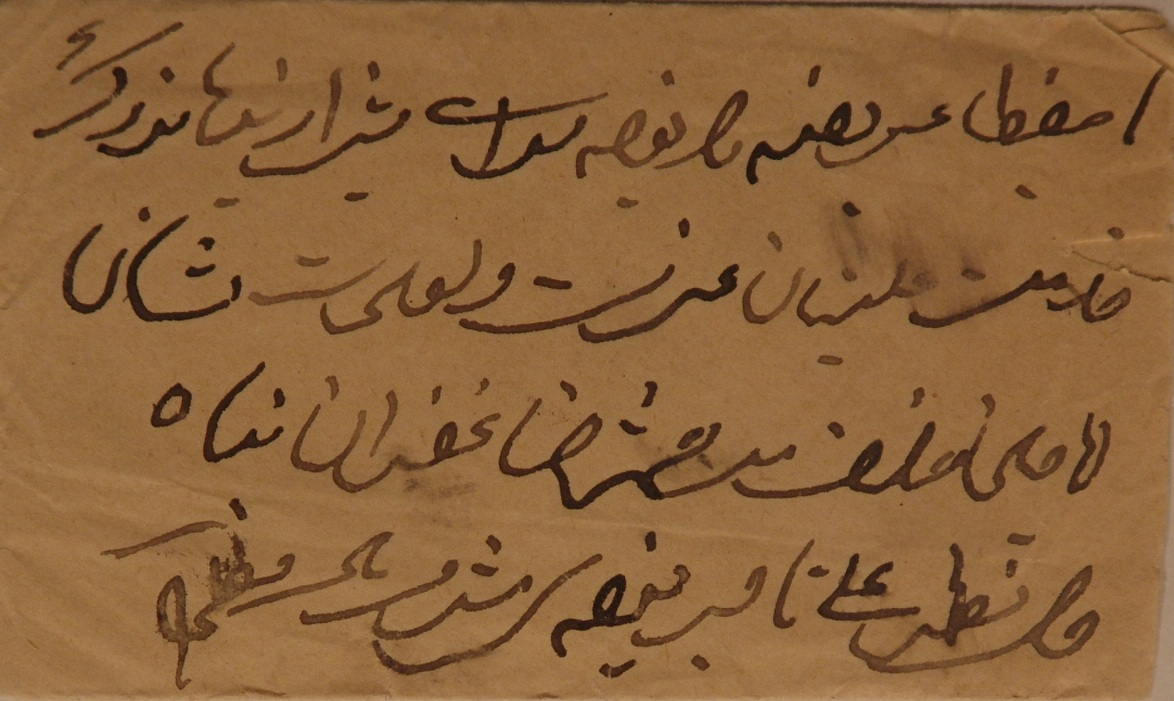
#> input picture image/PHIBD_2012_4.bmp, 1174 x 701 px, found by its file name; its folder holds only this picture in this run
$ python image_dwt_original.py
#> lines starting #> are read from the running program, lines starting #| are printed output that depends on the picture
import cv2
from cv2 import imshow
import numpy as np
import matplotlib.pyplot as plt
import glob
import os
from PIL import Image
import pywt

def main():
    image_dir = '../ThreeStageBinarization/image/'
    rename_dir = '../ThreeStageBinarization/select_image/(original_image)0_rename/'
    gray_dir = '../ThreeStageBinarization/select_image/(original_image)1_gray-image/'
    turn_img_to_gray(image_dir,rename_dir,gray_dir)
    split_3_colors = '../ThreeStageBinarization/select_image/(original_image)2_split_3_colors/'
    image_split_3_colors(image_dir,split_3_colors)
    DWT_4_image_dir = '../ThreeStageBinarization/select_image/(original_image)3_DWT_4_image/'
    resize_LL_image_dir = '../ThreeStageBinarization/select_image/(original_image)4_big_LL_image/'
    LL_normalized_dir = '../ThreeStageBinarization/select_image/(original_image)5_LL_normalized/'
    split_merge_DWT_0001(image_dir,DWT_4_image_dir,resize_LL_image_dir,LL_normalized_dir)

def turn_img_to_gray(input_image_dir,input_rename_dir,input_gray_dir):
    # os.makedirs(input_image_dir, exist_ok=True)
#> called with input_image_dir = '../ThreeStageBinarization/image/'
    os.makedirs(input_rename_dir, exist_ok=True)
    os.makedirs(input_gray_dir, exist_ok=True)
    image_pathes = os.listdir(input_image_dir)

    i = 0
    for image_path in image_pathes:
        image_name = image_path.split('.')[0]
        image_Filename_Extension = image_path.split('.')[1]
        image = cv2.imread(os.path.join(input_image_dir,image_path))
#> image is the input picture: shape (701, 1174, 3); mean B, G, R 59.2, 99.4, 139.5
        cv2.imwrite("%s%s.%s"%(input_rename_dir,i,image_Filename_Extension), image)
        i += 1
    rename_pthes = os.listdir(input_rename_dir)
    for rename_pth in rename_pthes:
        image_rename = rename_pth.split('.')[0]
        image_rename_Filename_Extension = rename_pth.split('.')[1]
        rename_image = cv2.imread(os.path.join(input_rename_dir,rename_pth))
        gray_image = cv2.cvtColor(rename_image, cv2.COLOR_BGR2GRAY)
        cv2.imwrite("%s%s.%s"%(input_gray_dir,image_rename,image_rename_Filename_Extension), gray_image)

def image_split_3_colors(input_image_dir,input_split_3_colors):
    os.makedirs(input_split_3_colors, exist_ok=True)
    imagepthSSS = os.listdir(input_image_dir)
    i = 0
    for imagepth in imagepthSSS:
        image_name = imagepth.split('.')[0]
        image_filename_Extension = imagepth.split('.')[1]
        rename_image = cv2.imread(os.path.join(input_image_dir,imagepth))
        RED_COLOR_img, GREEN_COLOR_img, BLUE_COLOR_img = split_RGBThreeChannel(rename_image,i)
        cv2.imwrite('%s%s_red.%s'%(input_split_3_colors,i,image_filename_Extension),RED_COLOR_img)
        cv2.imwrite('%s%s_green.%s'%(input_split_3_colors,i,image_filename_Extension),GREEN_COLOR_img)
        cv2.imwrite('%s%s_blue.%s'%(input_split_3_colors,i,image_filename_Extension),BLUE_COLOR_img)
        i += 1

def merge_RGBThreeChannel(R, G, B):
    img = cv2.merge([B, G, R])

    return img
def split_RGBThreeChannel(img,i):
#> called with i = 0
    (B, G, R) = cv2.split(img) # 3 channel
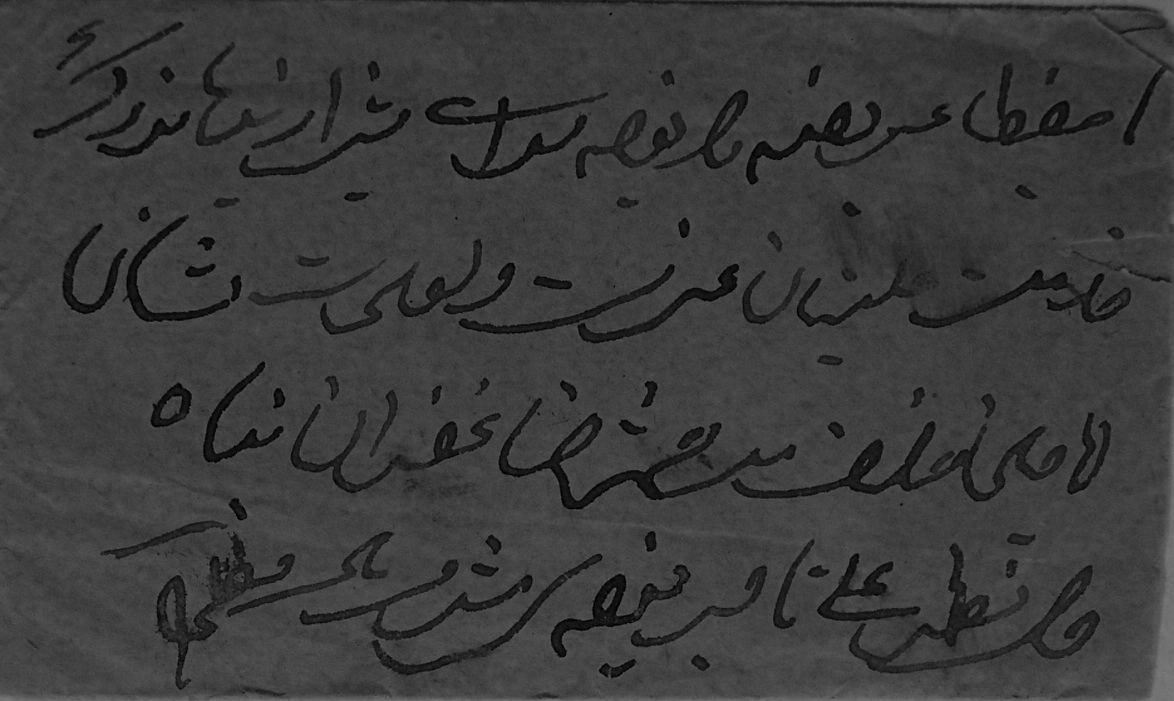
#> B: shape (701, 1174); min 0, max 123, mean 59.2
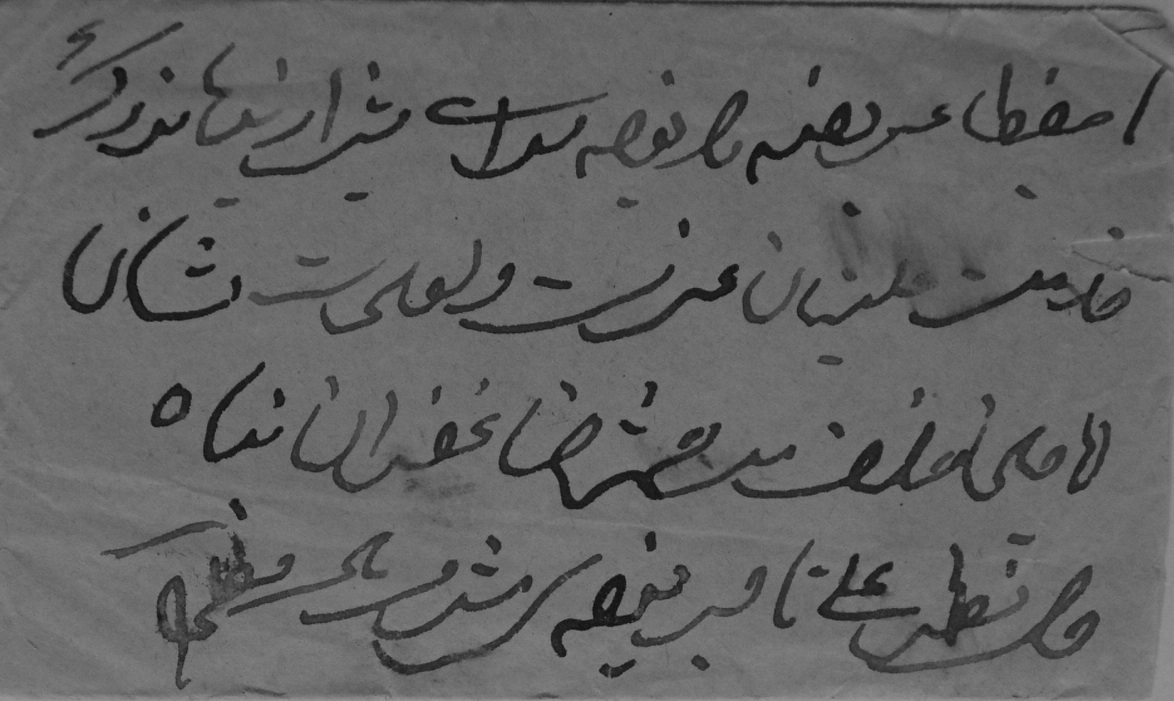
#> G: shape (701, 1174); min 12, max 153, mean 99.4
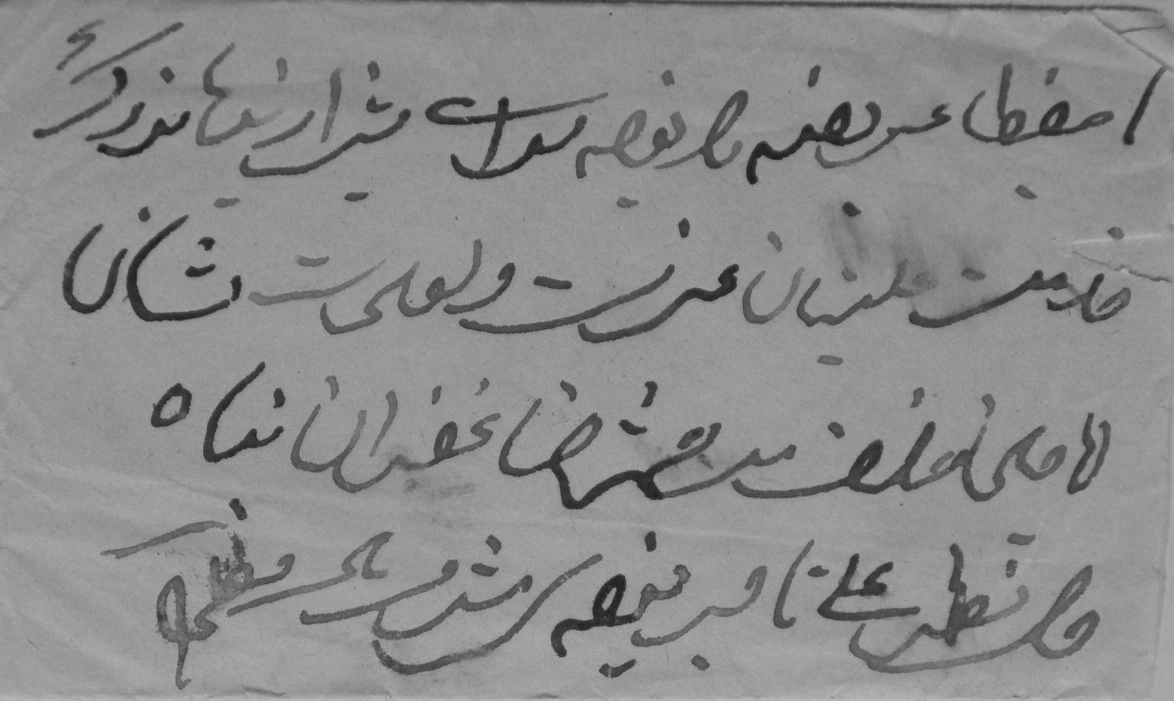
#> R: shape (701, 1174); min 24, max 188, mean 139.5

    # make all zeros channel
    zeros = np.zeros(img.shape[:2], dtype = np.uint8)

    print("R channel:%s image"%i)
    RED_COLOR = merge_RGBThreeChannel(R=R, G=zeros, B=zeros)

    print("G channel:%s image"%i)
    GREEN_COLOR = merge_RGBThreeChannel(R=zeros, G=G, B=zeros)
#> in merge_RGBThreeChannel (call 2), `img = cv2.merge([B, G, R])`:
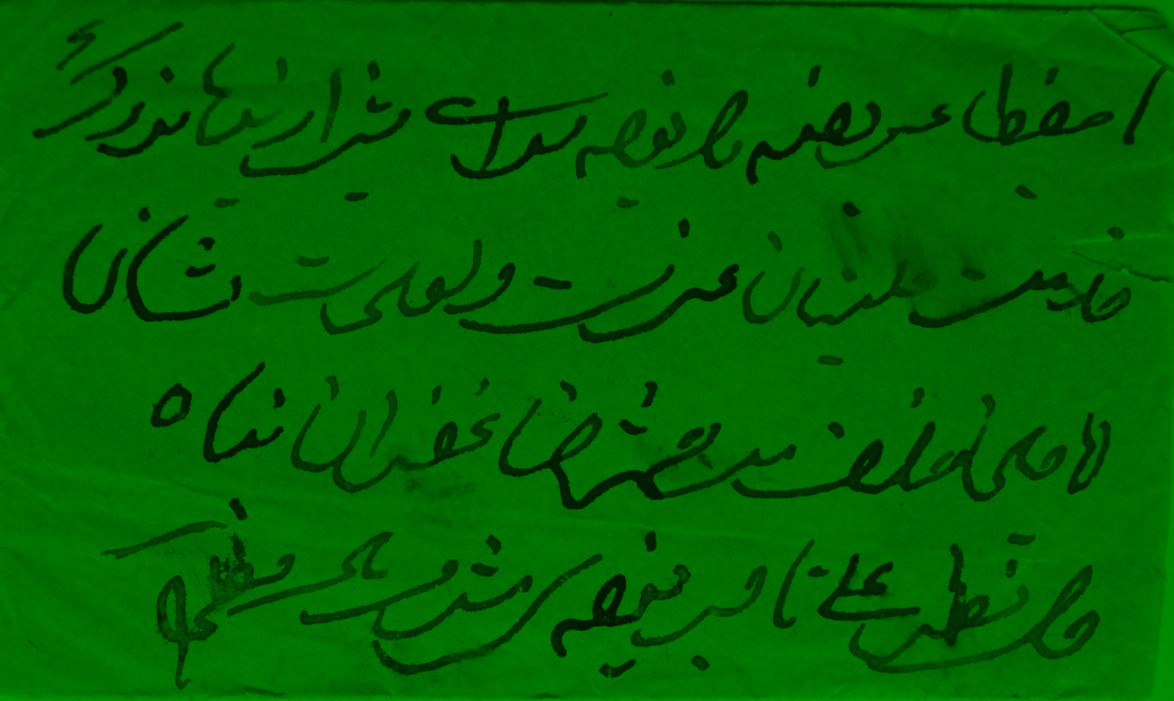
#> img: shape (701, 1174, 3); mean of channels 0, 1, 2 0, 99.4, 0; drawn as B, G, R

    print("B channel:%s image"%i)
    BLUE_COLOR = merge_RGBThreeChannel(R=zeros, G=zeros, B=B)
#> in merge_RGBThreeChannel (call 3), `img = cv2.merge([B, G, R])`:
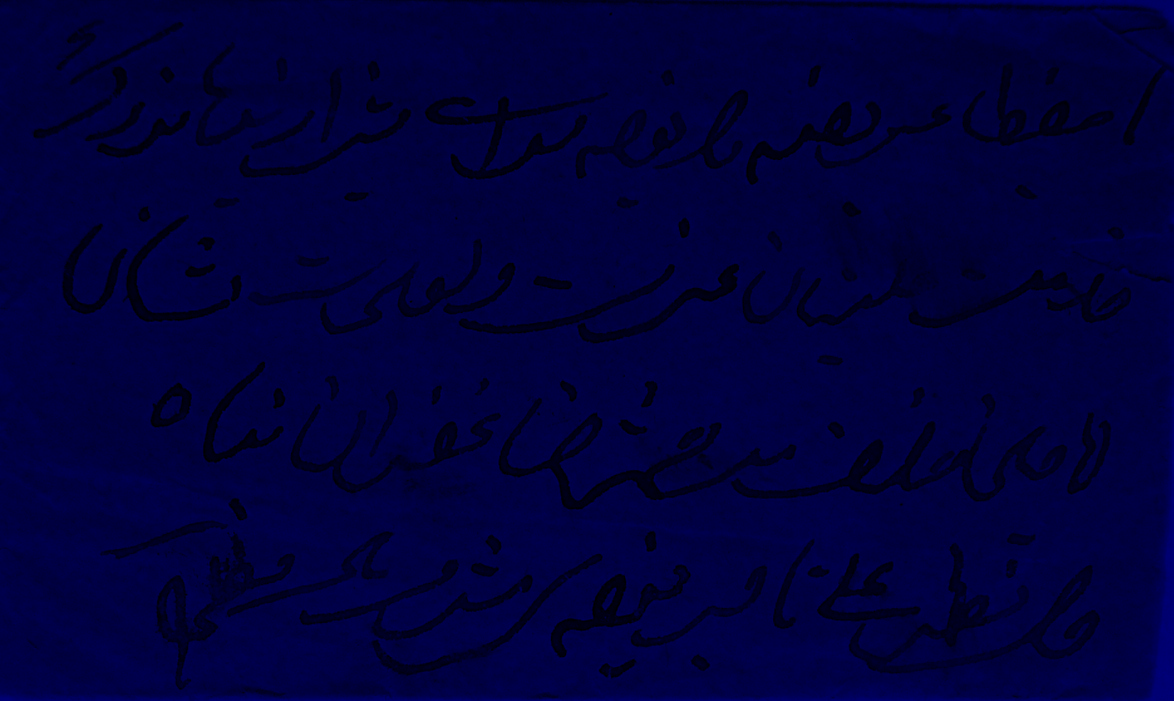
#> img: shape (701, 1174, 3); mean of channels 0, 1, 2 59.2, 0, 0; drawn as B, G, R

    return RED_COLOR, GREEN_COLOR, BLUE_COLOR

# [32 lines left out: functions split_merge_DWT, DWT_big_LL, not called in this run]

    # nr2, nc2 = DWT_4_image.
    # DWT_big_LL_image = np.zeros( [nr1])

def DWT_image_db1( img ):

	coeffs = pywt.dwt2( img, 'db1' )
	LL, (LH, HL, HH) = coeffs

	nr1, nc1 = LL.shape[:2]
	g = np.zeros( [nr1 * 2, nc1 * 2], dtype = 'uint8' )

	g[0:nr1,0:nc1] = np.uint8(LL)
	g[0:nr1,nc1:2*nc1] = np.uint8(LH)
	g[nr1:2*nr1,0:nc1] = np.uint8(HL)
	g[nr1:2*nr1,nc1:nc1*2] = np.uint8(HH)

	return g,g[0:nr1,0:nc1]

def split_merge_DWT_0001(input_image_dir,input_DWT_4_image_dir,input_resize_LL,input_LL_normalized_dir):
#> called with input_image_dir = '../ThreeStageBinarization/image/'
    os.makedirs(input_DWT_4_image_dir, exist_ok=True)
    os.makedirs(input_resize_LL, exist_ok=True)
    os.makedirs(input_LL_normalized_dir,exist_ok=True)
    image_pathes = os.listdir(input_image_dir)
    i = 0
    for image_path in image_pathes:
        image_Filename_Extension = image_path.split('.')[1]
        image = cv2.imread(os.path.join(input_image_dir,image_path))
        (B, G, R) = cv2.split(image)
        i += 1
        name_color = ["blue", "green" ,"red"]
        for j in name_color:
            for color in (B, G, R):
                image_4 = DWT_image_db1(color)[0]
                cv2.imwrite("%s%s_%s.%s"%(input_DWT_4_image_dir,i,j,image_Filename_Extension), image_4)
                image_LL = DWT_image_db1(color)[1]
                row_LL, column_LL = image_LL.shape[:2]
                image_LL_re = cv2.resize(image_LL,(row_LL*2, column_LL*2))
                cv2.imwrite("%s%s_%s.%s"%(input_resize_LL,i,j,image_Filename_Extension),image_LL_re)
                LL_norm = DWT_image_GO(color)
                cv2.imwrite("%s%s_%s(g1).%s"%(input_LL_normalized_dir,i,j,image_Filename_Extension),LL_norm)
#> this loop made 3 passes
#> pass 1, in DWT_image_db1, `LL, (LH, HL, HH) = coeffs`:
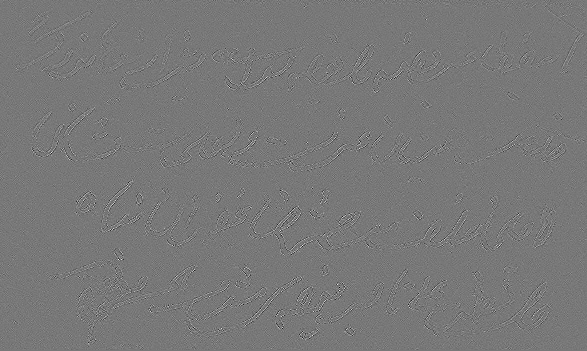
#> HH: shape (351, 587) float64; min -21.5, max 24, mean 0; drawn with min black and max white

# [19 lines left out: function DWT_big_LL_normalize, not called in this run]

def DWT_image_GO( f ):
	nr, nc = f.shape[:2]
	coeffs = pywt.dwt2( f,'db1' )
	LL, (LH, HL, HH) = coeffs

	nr1, nc1 = LL.shape[:2]
	g = np.zeros( [nr1 * 2, nc1 * 2], dtype = 'uint8' )

	# LL (Normalized for Display)
	LL_normalized = np.zeros( [nr1, nc1] )
	cv2.normalize( LL, LL_normalized, 0, 255, cv2.NORM_MINMAX )
	g = np.uint8( LL_normalized[:,:] )
	g321 = cv2.resize(g,(nr1*2, nc1*2))

	return g321

if __name__ == '__main__':
    main()
